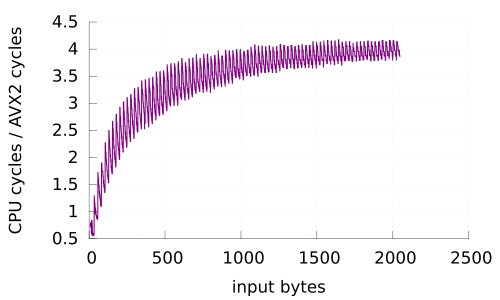

Recreate this plot in gnuplot.
load "linespointsstyle.gnuplot"

set style line 81 lt 0  # dashed
set style line 81 lt rgb "#808080"  # grey
set grid back linestyle 81
set xlabel "input bytes"
set ylabel "CPU cycles / AVX2 cycles"

set term pdfcairo fontscale 0.75
set out "skylake_encoding_ratio_cyclesperinputbyte.pdf"

plot "skylake.txt" using 1:($4/$6) notitle w l ls 8
